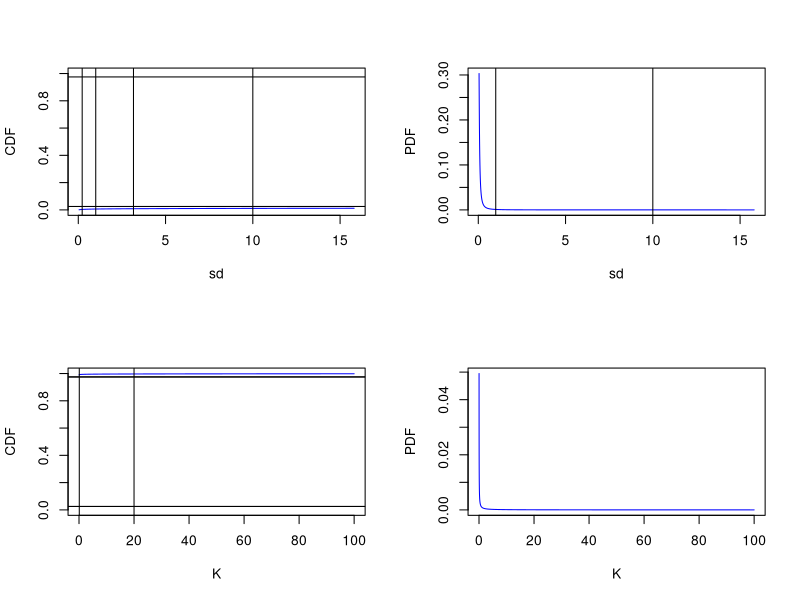

Source code (R):
library("pscl")
KInfLim<-0.1
KSupLim<-20
Kshape<-0.001# 0.5,0.75,1.1
Kscale<-1000 # 100,10,2
aK<-Kshape
bK<-1/Kscale # bK is the rate parameter = 1/scale parameter for the gamma

par(mfrow=c(2,2))
xabs<-seq(sqrt(1/KSupLim)/5,sqrt(1/KInfLim)*5,0.01)
# xabs<-seq(0.01,100,0.01)
plot(xabs,pigamma(xabs^2,aK,bK),col="blue",type="l",xlab="sd",ylab="CDF",ylim=c(0,1))
abline(h=c(0.025,0.975));abline(v=c(sqrt(1/KSupLim),sqrt(1/KInfLim)))
abline(v=c(1,10))
plot(xabs,densigamma(xabs^2,aK,bK),col="blue",type="l",xlab="sd",ylab="PDF")
abline(v=c(1,10))

xabs<-seq(KInfLim/5,KSupLim*5,0.01)
plot(xabs,pgamma(xabs,shape=Kshape,scale=Kscale),col="blue",type="l",xlab="K",ylab="CDF",ylim=c(0,1))
abline(h=c(0.025,0.975))
abline(h=c(0.025,0.975));abline(v=c(KSupLim,KInfLim))
plot(xabs,dgamma(xabs,shape=Kshape,scale=Kscale),col="blue",type="l",xlab="K",ylab="PDF")
